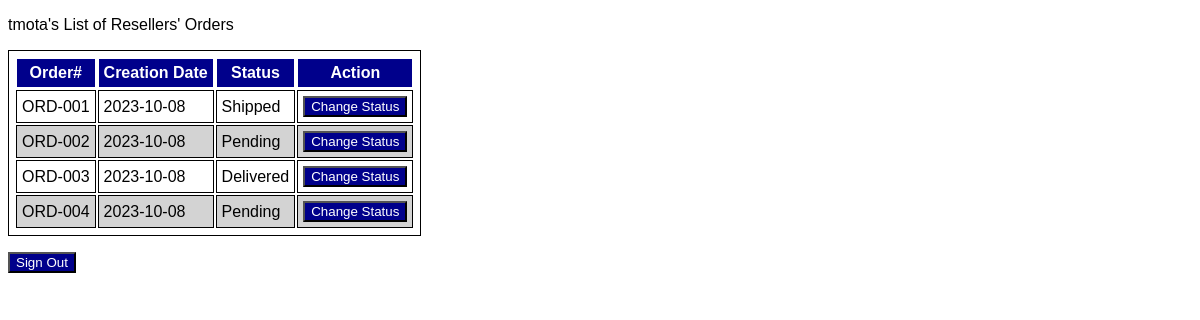
Page /orders (signed in) on the earlier database version.
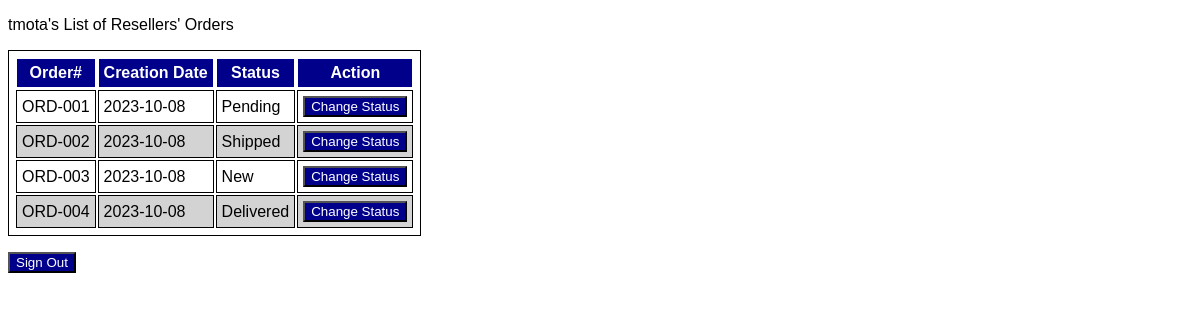
Same page on the later database version.
### app/models.py (models this page shows)
class User(db.Model, UserMixin):
    __tablename__ = "users"
    id = db.Column(db.String, primary_key=True) # user id
    email = db.Column(db.String, unique=False, nullable=False) # email address
    passwd = db.Column(db.String) # password
    creation_date = db.Column(db.String) # date of creation
    role = db.Column(db.String) # user role

class Order(db.Model):
    __tablename__ = "orders"
    number = db.Column(db.String(), primary_key=True) # order number
    creation_date = db.Column(db.String()) # order creation date
    status = db.Column(db.String()) # order status
    items = db.relationship("Item", cascade="delete") # order items
    reseller_id = db.Column(db.String, db.ForeignKey("resellers.id"), primary_key = True) # user id

### app/routes.py (the view)
@app.route('/orders')
@login_required
def orders(): # COMPLETE
    if current_user.role == "admin" : # This line's purpose is to check if the current user is an admin
        all_orders = Order.query.all() # This line's purpose is to get the list of all orders
        return render_template('admin_orders.html', orders = all_orders) # This line's purpose is to render the orders page with the list of all orders
    else: # This line's purpose is to check if the current user is a reseller
        reselleruser_orders = Order.query.filter_by(reseller_id=current_user.id).all() # This line's purpose is to get the list of orders from the signed-in reselleruser (current_user)
        return render_template('orders.html', orders=reselleruser_orders)

### app/__init__.py (called while the page is built)
@login_manager.user_loader
def load_user(id):
    try:
        return db.session.query(User).filter(User.id==id).one()
    except:
        return None

### templates/admin_orders.html (shortened to what this page needs)
{% extends 'base.html' %}
{% block main %}
    <p>{{ current_user.id }}'s List of Resellers' Orders</p>
    <table>
        <tr>
            <th>Order#</th>
            <th>Creation Date</th>
            <th>Status</th>
            <th>Action</th>
        </tr>
        {% for order in orders %}
            {% if loop.index % 2 == 0 %}
                <tr class="even_row">
            {% else %}
                <tr class="odd_row">
            {% endif %}
                    <td>{{ order.number }}</td>
                    <td>{{ order.creation_date }}</td>
                    <td>{{ order.status }}</td>
                    <td><button type="button" class="button" onclick=simple_action("{{ url_for('orders_change_status', order_number=order.number) }}")>Change Status</button></td>
                </tr>
        {% endfor %}
    </table>
    <p />
    <button type="button" class="button" onclick="simple_action('{{ url_for('users_signout') }}')">Sign Out</button>
{% endblock %}

### templates/base.html (shortened to what this page needs)
<!DOCTYPE html>
<html lang="en">
<head>
    <link rel="stylesheet"  type="text/css" href="{{ url_for('.static', filename='style.css')}} ">
</head>
<body>
{% block main %}
{% endblock %}
</body>
</html>

### static/style.css (style rules this page uses)
body { font-family: Arial, Helvetica, sans-serif; font-size: medium; }
table, th, td { border: 1px solid; padding: 5px }
th { background-color: darkblue; color: white }
.odd_row { background-color: white; }
.even_row { background-color: lightgray; }
.button { background-color: darkblue; color: white; }

Differences in the rows shown:
changed Order "ORD-001": status "Shipped" → "Pending"
changed Order "ORD-002": status "Pending" → "Shipped"
changed Order "ORD-003": status "Delivered" → "New"
changed Order "ORD-004": status "Pending" → "Delivered"
